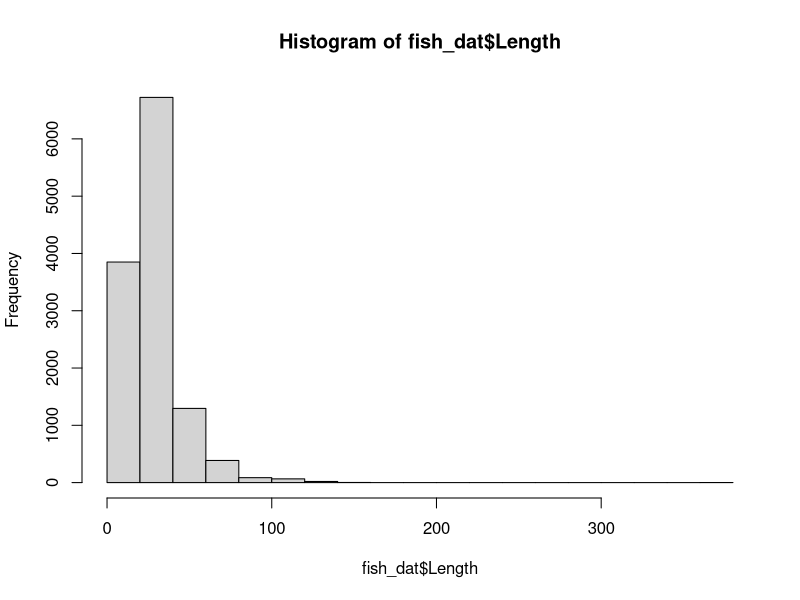
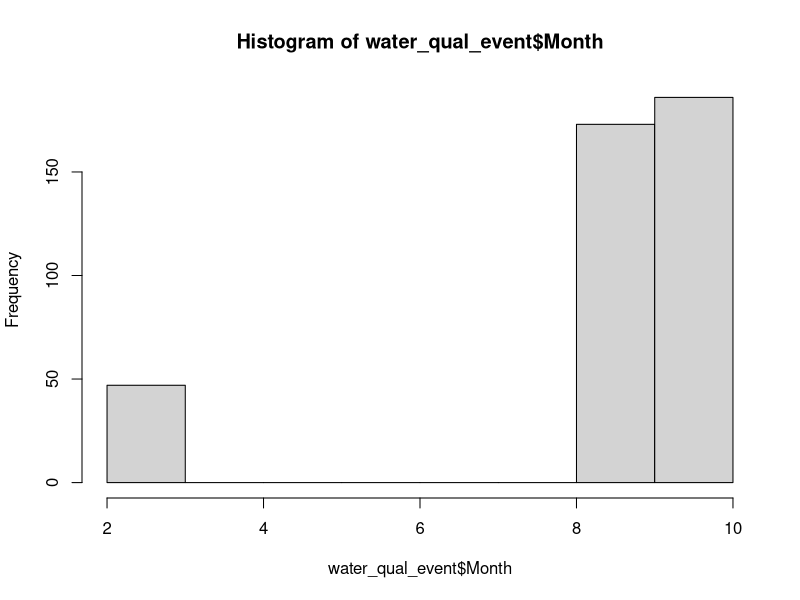
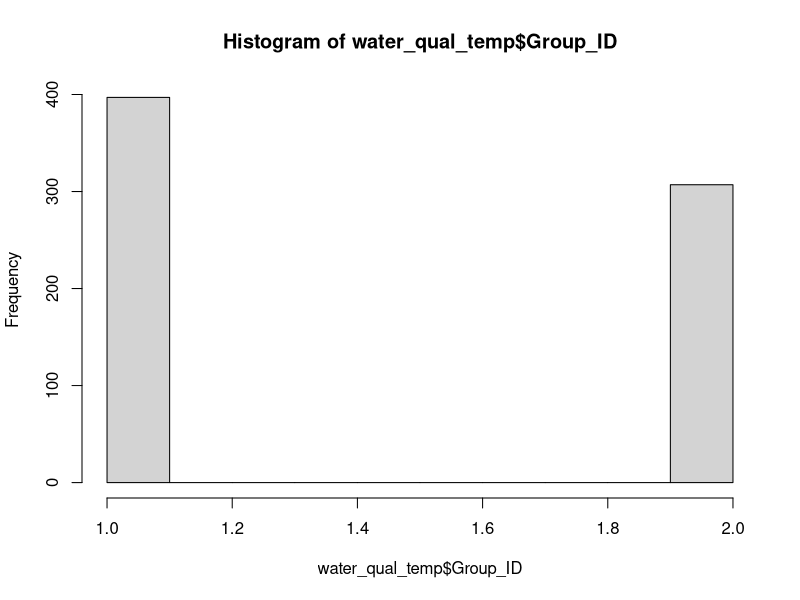
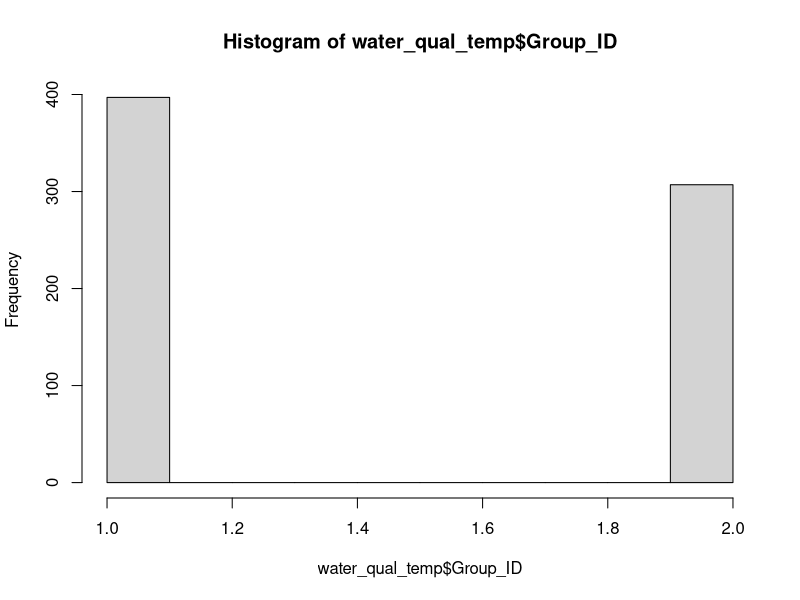
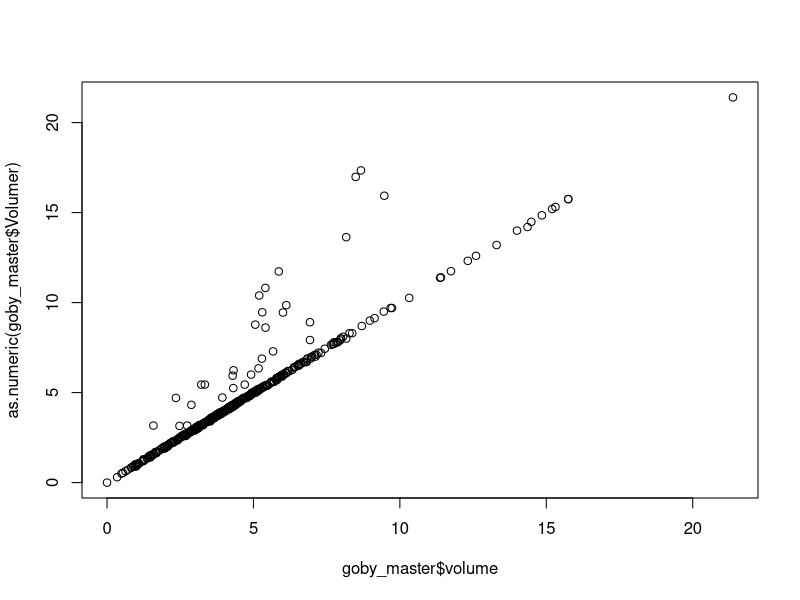
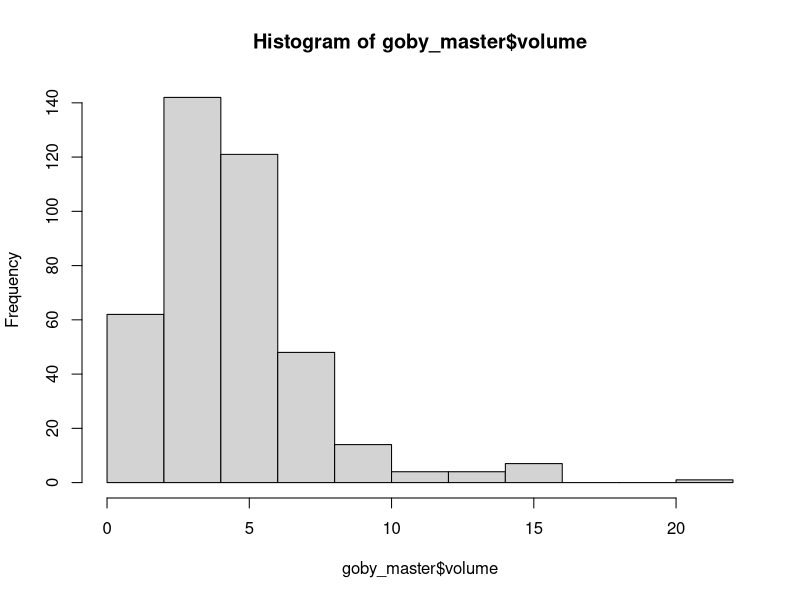
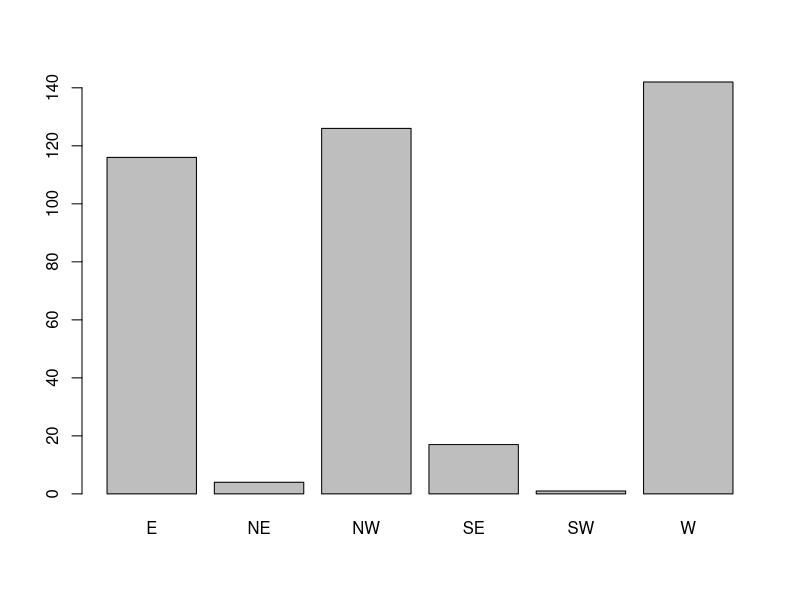
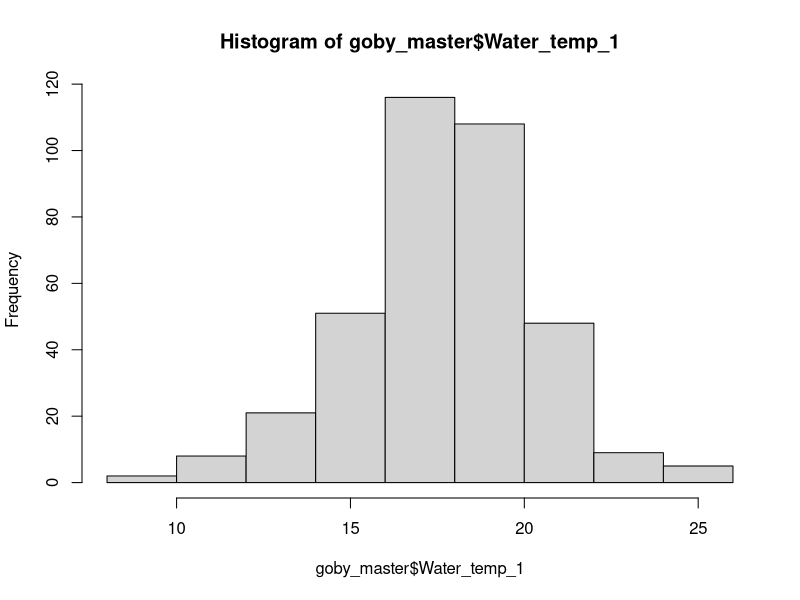

Here is the R script that generated these plots, in order:
### data cleaning

# load packages
library(tidyverse)
library(data.table)
library(lubridate)

## Import three data tables
water_qual_event <- read_csv("Data/water_qual_event.csv", 
                             col_types = cols(Date = col_date(format = "%m/%d/%Y")))
View(water_qual_event)
fish_dat <- read_csv("Data/fish_dat.csv", 
                     col_types = cols(Year = col_double())) # import notes problems on rows 12485 and 13444, but I don't see anything wrong.
#note that mort and Injury are all NA


water_qual <- read_csv("Data/water_qual.csv", 
                       col_types = cols(Date = col_date(format = "%m/%d/%Y"), 
                                        ID = col_character(), Start_time = col_character()))

hist(fish_dat$Length) #outlier length on a stickleback (370mm!)  Check with Darren


## To Merge all the files with the fish data, we need to use Year-Season-Station_ID for all three files
# Water_qual_event
water_qual_event$Year <- year(water_qual_event$Date)
water_qual_event$Month <- month(water_qual_event$Date)
hist(water_qual_event$Month)
water_qual_event$Season <- ifelse(water_qual_event$Month < 6, "Winter", "Fall")  # Darren OK'd
water_qual_event$Unique_ID2 <- paste0(water_qual_event$Year,"_", 
                                      water_qual_event$Season, "_", 
                                      water_qual_event$Station_ID)
duplicated(water_qual_event$Unique_ID2) #yay, no duplicates #406 rows

#Water_qual
water_qual$Year <- year(water_qual$Date)
water_qual$Month <- month(water_qual$Date)
water_qual$Season <- ifelse(water_qual$Month < 6, "Winter", "Fall")
water_qual$Unique_ID2 <- paste0(water_qual$Year,"_", 
                                      water_qual$Season, "_", 
                                      water_qual$Station_ID)
duplicated(water_qual$Unique_ID2) #duplicates expected will fix with pivot wider


#fish_dat - seaon and year done
fish_dat$Unique_ID2 <- paste0(fish_dat$Year,"_", 
                                fish_dat$Season, "_", 
                                fish_dat$Station_ID)
duplicated(fish_dat$Unique_ID2) #mostly duplicate will fix with summarize

#lets make water_qual wide so each even has unique row.  
#currently surface and bottom samples from same even in consecutive rows

## add a unique "Group_ID" to each duplicated row to enable pivot wide
## rowid is from data.table package
water_qual_temp <- water_qual %>% 
  mutate(Group_ID = data.table::rowid(Unique_ID2)) #changed to Unique_ID2

#View(water_qual_temp)
hist(water_qual_temp$Group_ID)

# looks like some data are more than just the 2 values...perhaps these can be deleted?  look at raw data to see why 3-6 samples at some events.
# only 14 instances of > 2 environmental samples...I think we can delete these replicates and just keep the core 2 samples for each parameter.

water_qual_temp <- water_qual_temp %>%
  filter(Group_ID < 3)

hist(water_qual_temp$Group_ID)

# pivot wide
water_qual_wide <- water_qual_temp %>%
  pivot_wider(id_cols = c("Unique_ID2", "Date"), # added Date to keep in file
              names_from = "Group_ID",
              values_from = c("Water_temp", "Spec_cond", "Der_spec_cond", "DO", "Perc_sat", "pH")) #airtemp only 1 measurement
View(water_qual_wide) #has 397 rows, water_qual_event has 406 rows.  so some events missing WQ data?

# change some character to numeric
water_qual_wide$Water_temp_1 <- as.numeric(water_qual_wide$Water_temp_1)
water_qual_wide$Water_temp_2 <- as.numeric(water_qual_wide$Water_temp_2)
water_qual_wide$Spec_cond_1  <- as.numeric(water_qual_wide$Spec_cond_1)
water_qual_wide$Spec_cond_2  <- as.numeric(water_qual_wide$Spec_cond_2)
water_qual_wide$DO_1  <- as.numeric(water_qual_wide$DO_1)
water_qual_wide$DO_2  <- as.numeric(water_qual_wide$DO_2)
water_qual_wide$Perc_sat_1  <- as.numeric(water_qual_wide$Perc_sat_1)
water_qual_wide$Perc_sat_2  <- as.numeric(water_qual_wide$Perc_sat_2)

#join WQ_event and WQ
WQ_event_WQ <- left_join(water_qual_event, water_qual_wide, by = "Unique_ID2")
View(WQ_event_WQ) 

# fix some Species naming errors
unique(fish_dat$Species) 
fish_dat$Species <- 
  ifelse(fish_dat$Species == "PSC", "SC",
    ifelse(fish_dat$Species == "SSC", "SC", 
        ifelse(fish_dat$Species == "SCU", "SC", fish_dat$Species)))
unique(fish_dat$Species) #looks good

# get sum fish per day
fish_dat_sum <- 
  fish_dat %>%                                       
  group_by(Unique_ID2, Species) %>%                         
  summarise_at(vars(Numbers),             
               list(spec_sum = sum))

# sum fish into columns by species
fish_dat_sum <- 
  fish_dat_sum %>% 
  pivot_wider(id_cols = "Unique_ID2",
              names_from = "Species",
              values_from = "spec_sum",
              names_prefix = "Sum_")
fish_dat_sum
fish_dat_sum <- fish_dat_sum %>% select(-Sum_NONE) #remove "none" column


#calculate min, max, mean for species length per unique ID  (consider adding 95% CI) !!
fish_stats <- fish_dat %>%
  group_by(Unique_ID2) %>%                         
  summarise_at(vars(Length),             
               list(min_length = min,
                    max_length = max,
                    mean_length = mean))

#calculate sum of mortality per unique ID


# Note that mortality and injury data are all NA when imported.  TTB please check original data. 
fish_mort <- fish_dat %>%                                       
  group_by(Unique_ID2, Species) %>%                         
  summarise_at(vars(Mort),             
               list(mort_sum = sum))

fish_mortality <- 
  fish_mort %>% 
  pivot_wider(id_cols = "Unique_ID2",
              names_from = "Species",
              values_from = "mort_sum",
              names_prefix = "Mort_")
fish_mortality <- fish_mortality %>% select(-Mort_NONE)


#calculate sum of injury per unique ID
fish_injury <- fish_dat %>%                                       
  group_by(Unique_ID2, Species) %>%                         
  summarise_at(vars(Injury),             
               list(inj_sum = sum))
summary(fish_dat)
#fish_injury <- fish_injury %>% select(-NONE)

#calculate sum of microsporidian per unique ID
###change N/Y to 0/1 first
fish_dat_temp <- fish_dat %>%
  mutate(Microsporidian = ifelse(Microsporidian == "N",0,1))

fish_dat <- fish_dat_temp %>% mutate(Microsporidian = ifelse(is.na(Microsporidian), 0, Microsporidian))

microsporidium <- fish_dat %>% group_by(Unique_ID2) %>%                         
  summarise_at(vars(Microsporidian),             
               list(micro_sum = sum))
microsporidium

### let's join all our five datasets
#water_qual_event 
#water_qual_wide,
#fish_dat_sum
#fish_stats
#microsporidium
#fish_mortality <- all NAs, so check original data
#fish_injury    <- all NAs, so check original data

goby_master <- list(water_qual_event, water_qual_wide, fish_dat_sum, fish_stats, microsporidium) %>%   #will add fish_mort
  reduce(left_join, by = "Unique_ID2")
str(goby_master)
View(goby_master)
#Volume is just mean depth by area and volumer has one na.  so replace all and make numeric
goby_master$volume <- goby_master$Ave_depth * goby_master$Area
goby_master$Volumer <- as.numeric(goby_master$Volumer)

plot(goby_master$volume, as.numeric(goby_master$Volumer))  
# question for Darren, why does volume and Volumer usually but not always match?


goby_master$Volume_Match <- goby_master$Volumer == goby_master$volume

#date fields match?
goby_master$Match <- goby_master$Date.x == goby_master$Date.y
# 5 dates don't match and are 1-2 days different, must have been data collected on two days due to logistics.

goby_master <- goby_master %>%
  rename("Zone" = "Zone 2")

goby_master$Zone <- as.factor(goby_master$Zone)


#1 case where volume = 0 was in shallow mud.  assign a really small area
hist(goby_master$volume)
goby_master$volume <- ifelse(goby_master$volume == 0, 0.2, goby_master$volume)

#look at zones to combine.  refer to previous report.
plot(goby_master$Zone)

# remove the Winter data?
table(goby_master$Season)

str(goby_master)
goby_master$Water_temp_1 <- as.numeric(goby_master$Water_temp_1)
hist(goby_master$Water_temp_1)



## TO DO
# pool zones?
# include precip data
# breach data?







#####OK goby_master ready for analysis -----------------------------------------
